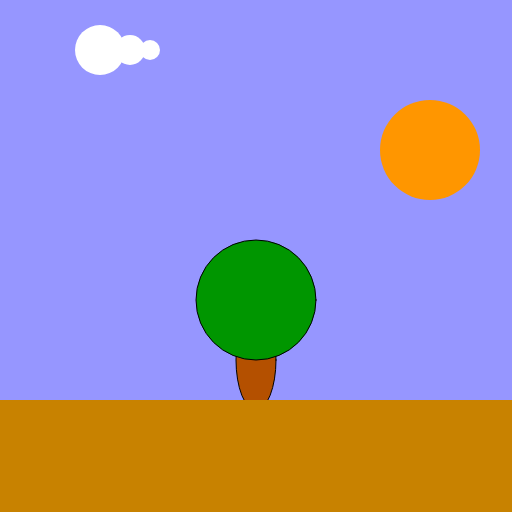
Frame 1 (no input)
Frame 60 (no input): identical to frame 1, image omitted
Frame 120 (the mouse pressed at the canvas centre since frame 60): identical to frame 1, image omitted

The p5.js sketch that drew this single still picture (run headless with seeded random() and noise() and a simulated clock; from frame 60 on, the mouse is pressed at the canvas centre):

// p5.js sketch
// ── sketch.js
//declare variables
var groundPos_y;

//variables for the tree
var treePos_x;
var treeTrunkHeight;
var treeTrunkWidth;
var treeRadius;

function setup() 
{
    createCanvas(512,512);
    
    //initialise variables
    treePos_x = 256;
    treeTrunkHeight = 100;
    treeRadius = 120;
    treeTrunkWidth = 40;
    
    groundPos_y = 400;
    
}

function draw()
{
    background(150,150,255);
    
    //sun
    noStroke();
    fill(255,150,0);
    ellipse(430,150,100,100);
    
    //tree
    stroke(0);
    //trunk
    fill(180,80,0);
    ellipse(
        treePos_x,
        groundPos_y - treeTrunkHeight/2 + 10,
        treeTrunkWidth,
        treeTrunkHeight);
    //leaves
    fill(0,150,0);
    ellipse(
        treePos_x,
        groundPos_y - treeTrunkHeight,
        treeRadius,
        treeRadius);
    
    //cloud
    noStroke();
    fill(255);
    ellipse(100,50,50,50);
    ellipse(130,50,30,30);
    ellipse(150,50,20,20);
    
    //ground
    fill(200,130,0);
    rect(0,groundPos_y,width,112);
    
}
